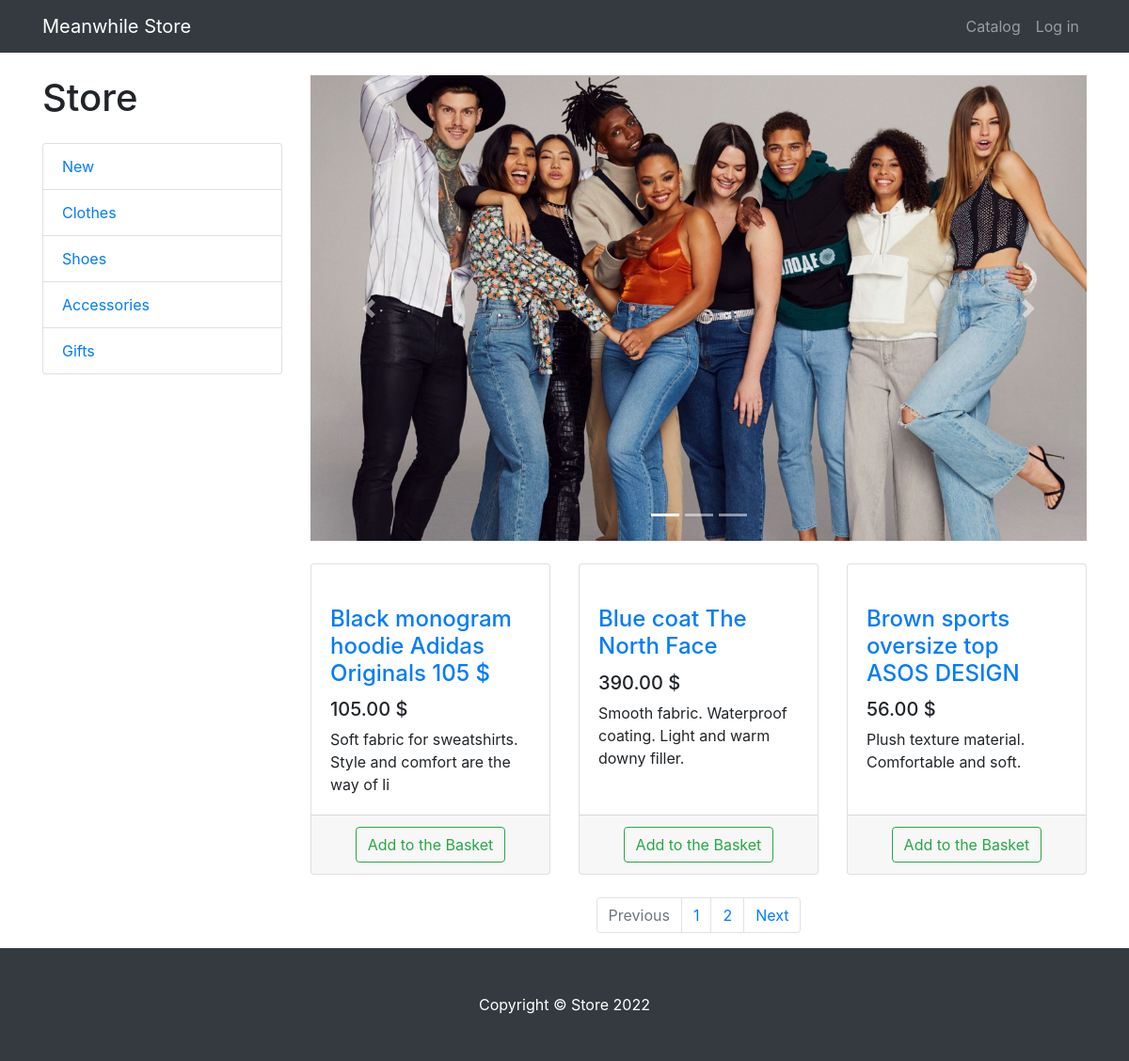
Screenshot of /products/ with the database file from the repository.
### products/models.py (models this page shows, shortened)
class ProductCategory(models.Model):
    name = models.CharField(max_length=64, unique=True)
    description = models.TextField(blank=True)  # =пустой те можно поле оставить пустым или добавить описание
    class Meta:
        verbose_name_plural = 'Product Categories'

class Product(models.Model):
    name = models.CharField(max_length=256)
    image = models.ImageField(upload_to='products_images', blank=True)
    description = models.TextField(blank=True)
    short_description = models.CharField(max_length=64, blank=True)
    price = models.DecimalField(max_digits=8, decimal_places=2, default=0)   # значения до и после запятой
    quantity = models.PositiveIntegerField(default=0)    # positive количество товаров не может быть отриц
    category = models.ForeignKey(ProductCategory, on_delete=models.PROTECT)    # протект - товары останутся при удалении категории

### products/views.py (the view)
# urls.py: path('', products, name='index'),
def products(request, category_id=None, page=1):
    context = {'title': 'Store-Catalog', 'categories': ProductCategory.objects.all()}
    if category_id:
        products = Product.objects.filter(category_id=category_id)
    else:
        products = Product.objects.all()
    paginator = Paginator(products, 3)
    products_paginator = paginator.page(page)
    context.update({'products': products_paginator})
    return render(request, 'products/products.html', context)

### products/templates/products/products.html (shortened to what this page needs)
{% extends 'products/base.html' %}
{% block css %}
    <link href="/static/css/products.css" rel="stylesheet">
{% endblock %}
{% block content %}
    <div class="container">
        <div class="row">
            <div class="col-lg-3">
                <h1 class="my-4">Store</h1>
                <div class="list-group">
                    {% for category in categories %}
                         <a href="{% url 'products:category' category.id %}"
                            class="list-group-item">
                             {{ category.name }}
                         </a>
                    {% endfor %}
                </div>
            </div>
            <div class="col-lg-9">
                <div id="carouselExampleIndicators" class="carousel slide my-4" data-ride="carousel">
                    <ol class="carousel-indicators">
                        <li data-target="#carouselExampleIndicators" data-slide-to="0" class="active"></li>
                        <li data-target="#carouselExampleIndicators" data-slide-to="1"></li>
                        <li data-target="#carouselExampleIndicators" data-slide-to="2"></li>
                    </ol>
                    <div class="carousel-inner" role="listbox">
                        <div class="carousel-item active">
                            <img class="d-block img-fluid" src="/static/vendor/img/slides/slide-1.jpg" alt="First slide">
                        </div>
                    </div>
                    <a class="carousel-control-prev" href="#carouselExampleIndicators" role="button" data-slide="prev">
                        <span class="carousel-control-prev-icon" aria-hidden="true"></span>
                    </a>
                    <a class="carousel-control-next" href="#carouselExampleIndicators" role="button" data-slide="next">
                        <span class="carousel-control-next-icon" aria-hidden="true"></span>
                    </a>
                </div>
                <div class="row">
                    {% for product in products %}
                        <div class="col-lg-4 col-md-6 mb-4">
                        <div class="card h-100">
                            <a href="#">
                            </a>
                            <div class="card-body">
                                <h4 class="card-title">
                                    <a href="#">{{ product.name }}</a>
                                </h4>
                                <h5>{{ product.price }} $</h5>
                                <p class="card-text">{{ product.short_description }}</p>
                            </div>
                            <div class="card-footer text-center">
                                <a href="{% url 'products:basket_add' product.id %}">
                                    <button type="button" class="btn btn-outline-success">
                                        Add to the Basket
                                    </button>
                                </a>
                            </div>
                        </div>
                    </div>
                    {% endfor %}
                </div>
                <nav aria-label="Page navigation example">
                    <ul class="pagination justify-content-center">
                        <li class="page-item {% if not products.has_previous %} disabled {% endif %}">
                            <a class="page-link"
                               href="{% if products.has_previous %} {% url 'products:page' products.previous_page_number %} {% else %} # {% endif %}"
                               tabindex="-1" aria-disabled="true">Previous</a>
                        </li>
                        {% for page in products.paginator.page_range %}
                            <li class="page-item">
                                <a class="page-link" href="{% url 'products:page' page %}">
                                    {{ page }}
                                </a>
                            </li>
                        {% endfor %}
                        <li class="page-item {% if not products.has_next %} disabled {% endif %}">
                            <a class="page-link"
                               href="{% if products.has_next %} {% url 'products:page' products.next_page_number %} {% else %} # {% endif %}">
                                Next
                            </a>
                        </li>
                    </ul>
                </nav>
            </div>
        </div>
    </div>
{% endblock %}
{% block footer %}
    <footer class="py-5 bg-dark">
        <div class="container">
            <p class="m-0 text-center text-white">Copyright &copy; Store 2022</p>
        </div>
    </footer>
{% endblock %}

### products/templates/products/base.html (shortened to what this page needs)
<!DOCTYPE html>
<html lang="en">
<head>
    <link href="/static/vendor/bootstrap/css/bootstrap.min.css" rel="stylesheet">
    {% block css %} {% endblock %}
</head>
<body>
<nav class="navbar navbar-expand-lg navbar-dark bg-dark fixed-top">
    <div class="container">
        <a class="navbar-brand" href="{% url 'index' %}">Meanwhile Store</a>
        <div class="collapse navbar-collapse" id="navbarResponsive">
            <ul class="navbar-nav ml-auto">
                <li class="nav-item">
                    <a class="nav-link" href="{% url 'products:index' %}">Catalog  </a>
                </li>
                {% if user.is_authenticated %}
                    <li class="nav-item">
                        <a class="nav-link" href="{% url 'users:profile' %}">{{ user.username }}
                            <i class="fas fa-user-circle"></i>
                        </a>
                    </li>
                    <li class="nav-item">
                        <a class="nav-link" href="{% url 'users:logout' %}">Log out <i class="fas fa-sign-out-alt"></i></a>
                    </li>
                {% else %}
                    <li class="nav-item">
                        <a class="nav-link" href="{% url 'users:login' %}">Log in </a>
                    </li>
                {% endif %}
            </ul>
        </div>
    </div>
</nav>
{% block content %} {% endblock %}
{% block footer %} {% endblock %}
</body>
</html>

### static/css/products.css (style rules this page uses)
body { padding-top: 56px; }

### rows the page displays
ProductCategory: name "New"
ProductCategory: name "Clothes"
ProductCategory: name "Shoes"
ProductCategory: name "Accessories"
ProductCategory: name "Gifts"
Product: name "Black monogram hoodie Adidas Originals 105 $", price "105.00", short_description "Soft fabric for sweatshirts. Style and comfort are the way of li"
Product: name "Blue coat The North Face", price "390.00", short_description "Smooth fabric. Waterproof coating. Light and warm downy filler."
Product: name "Brown sports oversize top ASOS DESIGN", price "56.00", short_description "Plush texture material. Comfortable and soft."

### other values shown
{{ page }} "1" "2"
